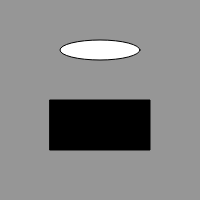
Frame 1 (no input)
Frame 60 (no input): identical to frame 1, image omitted
Frame 120 (the mouse pressed at the canvas centre since frame 60): identical to frame 1, image omitted

The p5.js sketch that drew this single still picture (run headless with seeded random() and noise() and a simulated clock; from frame 60 on, the mouse is pressed at the canvas centre):

// p5.js sketch
// ── sketch.js
function setup() {
    createCanvas(200, 200);
}

function draw() {
    background(150);
    fill(255);
    ellipse(100, 50, 80, 20);
    fill(0);
    rectMode(CENTER);
    rect(100, 125, 100, 50);
}
